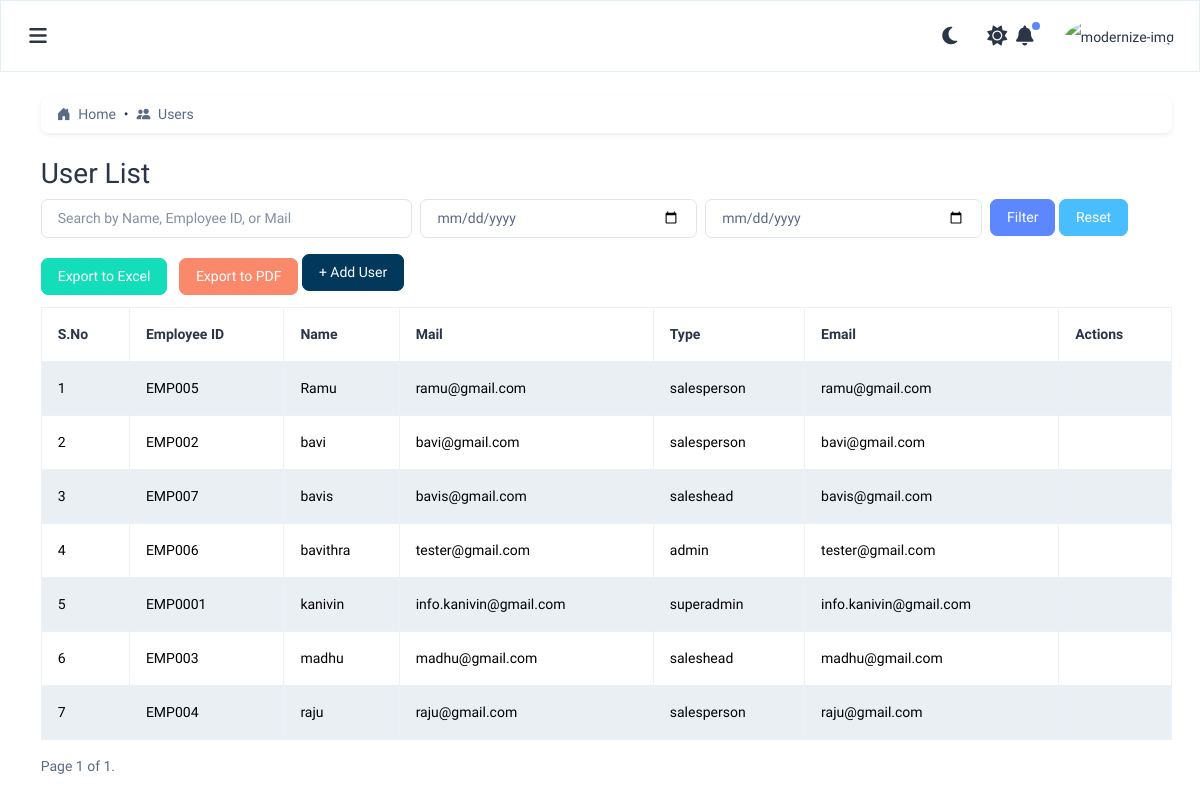
The page /admin-user/ on the database its author committed.
### incentives/models.py (models this page shows, shortened)
class AuditMixin(models.Model):
    created_by = models.CharField(max_length=100, null=True, blank=True)
    updated_by = models.CharField(max_length=100, null=True, blank=True)
    created_at = models.DateTimeField(default=timezone.now)
    updated_at = models.DateTimeField(auto_now=True)
    class Meta:
        abstract = True

class UserProfile(AuditMixin):
    fullname = models.CharField(max_length=100)
    phone = models.CharField(max_length=15)
    mail_id = models.EmailField(unique=True)
    password = models.CharField(max_length=100)
    user_type = models.ForeignKey(Role, on_delete=models.SET_NULL, null=True, verbose_name="Role")
    team_head = models.ForeignKey(
        'self',
        on_delete=models.SET_NULL,
        null=True,
        blank=True,
        related_name='salespersons',  # Reverse relation: manager.salespersons.all()
        verbose_name="Reports To"
    )
    doj = models.DateField(verbose_name="Date of Joining")
    employee_id = models.CharField(max_length=50, unique=True)
    enable_login = models.BooleanField(default=True)
    coordinator = models.BooleanField(default=True)

class Role(AuditMixin):
    name = models.CharField(max_length=50, unique=True)
    is_selectable = models.BooleanField(default=True)  # Hide 'superadmin' from UI

### incentives/views.py (the view)
# urls.py: path('admin-user/', views.user_list, name='user_list'),
def user_list(request):
    search_query = request.GET.get('search', '').strip()
    start_date = request.GET.get('start_date', '').strip()
    end_date = request.GET.get('end_date', '').strip()
    users = UserProfile.objects.all().order_by('fullname')
    if search_query:
        users = users.filter(
            Q(fullname__icontains=search_query) |
            Q(employee_id__icontains=search_query) |
            Q(mail_id__icontains=search_query)
        )
    if start_date:
        users = users.filter(created_at__gte=start_date)
    if end_date:
        users = users.filter(created_at__lte=end_date)
    from django.core.paginator import Paginator
    paginator = Paginator(users, 10)
    page_number = request.GET.get('page')
    page_obj = paginator.get_page(page_number)
    context = {
        'page_obj': page_obj,
        'search_query': search_query,
        'start_date': start_date,
        'end_date': end_date,
    }
    return render(request, 'owner/users/user_list.html', context)

### incentives/templatetags/permissions_tags.py (called while the page is built)
@register.filter
def has_any_permission(permissions, value):
    try:
        module, action = [s.strip() for s in value.split(",")]
        return permissions.get((module, action), False)
    except ValueError:
        return False

### incentives/templates/owner/users/user_list.html (shortened to what this page needs)
{% extends 'layouts/layout.html' %}
{% load static %}
{% load permissions_tags %}
{% load form_filters %}
{% block content %}
<div class="card mb-4 shadow-sm">
  <div class="card-body py-2 px-3">
    <nav aria-label="breadcrumb">
      <ol class="breadcrumb mb-0">
        <li class="breadcrumb-item">
          <a href="{% url 'admin_dashboard' %}" class="text-decoration-none text-primary">
            <i class="bi bi-house-door-fill me-1"></i> Home
          </a>
        </li>
        <li class="breadcrumb-item active" aria-current="page">
          <i class="bi bi-people-fill me-1"></i> Users
        </li>
      </ol>
    </nav>
  </div>
</div>
<h2>User List</h2>
<form method="get" class="row g-2 mb-3">
  <div class="col-md-4">
    <input type="text" name="search" value="{{ search_query }}" class="form-control" placeholder="Search by Name, Employee ID, or Mail">
  </div>
  <div class="col-md-3">
    <input type="date" name="start_date" value="{{ start_date }}" class="form-control" placeholder="Start Date">
  </div>
  <div class="col-md-3">
    <input type="date" name="end_date" value="{{ end_date }}" class="form-control" placeholder="End Date">
  </div>
  <div class="col-md-2">
    <button type="submit" class="btn btn-primary">Filter</button>
    <a href="{% url 'user_list' %}" class="btn btn-secondary">Reset</a>
  </div>
</form>
<a href="{% url 'user_export_xlsx' %}?search={{ search_query }}&start_date={{ start_date }}&end_date={{ end_date }}" class="btn btn-success mb-2 me-2">Export to Excel</a>
<a href="{% url 'user_export_pdf' %}?search={{ search_query }}&start_date={{ start_date }}&end_date={{ end_date }}" class="btn btn-danger mb-2">Export to PDF</a>
<a class="btn btn-custom mb-3" href="{% url 'user_create' %}">+ Add User</a>
<div class="table-responsive">
  <table class="table table-bordered table-striped align-middle">
    <thead>
      <tr>
        <th>S.No</th>
        <th>Employee ID</th>
        <th>Name</th>
        <th>Mail</th>
        <th>Type</th>
        <th>Email</th>
        <th>Actions</th>
      </tr>
    </thead>
    <tbody>
      {% for user in page_obj %}
      <tr>
        <td>{{ forloop.counter }}</td>
        <td>{{ user.employee_id }}</td>
        <td>{{ user.fullname }}</td>
        <td>{{ user.mail_id }}</td>
        <td>{{ user.user_type.name }}</td>
        <td>{{ user.mail_id }}</td>
        <td>
        </td>
      </tr>
      {% empty %}
      <tr>
        <td colspan="7" class="text-center">No users found.</td>
      </tr>
      {% endfor %}
    </tbody>
  </table>
</div>
<div class="pagination">
  <span class="step-links">
    <span class="current">
      Page {{ page_obj.number }} of {{ page_obj.paginator.num_pages }}.
    </span>
  </span>
</div>
{% endblock %}

### incentives/static/css/main.css (style rules this page uses)
:root { --theme-color: #02385c; --secondary-color:#017d91; --text-color: #ffffffba; --shadow-color:#017d911f; }
.btn-custom { --bs-btn-color: #fff; --bs-btn-bg: var(--theme-color); --bs-btn-border-color: var(--theme-color); --bs-btn-hover-color: #fff; --bs-btn-hover-bg: var(--theme-color); --bs-btn-hover-border-color: var(--theme-color); --bs-btn-focus-shadow-rgb: 255, 186, 65; --bs-btn-active-color: #fff; --bs-btn-active-bg: var(--theme-color); --bs-btn-active-border-color: var(--theme-color); --bs-btn-active-shadow: inset 0 3px 5px rgba(0, 0, 0, 0.125); --bs-btn-disabled-color: #fff; --bs-btn-disabled-bg: var(--theme-color); --bs-btn-disabled-border-color: var(--theme-color); }
.text-primary { --bs-text-opacity: 1; color: rgba(var(--theme-color), var(--bs-text-opacity)) !important; }

### rows shown on the page
UserProfile: employee_id "EMP005", fullname "Ramu", mail_id "ramu@gmail.com", user_type.name "salesperson"
UserProfile: employee_id "EMP002", fullname "bavi", mail_id "bavi@gmail.com", user_type.name "salesperson"
UserProfile: employee_id "EMP007", fullname "bavis", mail_id "bavis@gmail.com", user_type.name "saleshead"
UserProfile: employee_id "EMP006", fullname "bavithra", mail_id "tester@gmail.com", user_type.name "admin"
UserProfile: employee_id "EMP0001", fullname "kanivin", mail_id "info.kanivin@gmail.com", user_type.name "superadmin"
UserProfile: employee_id "EMP003", fullname "madhu", mail_id "madhu@gmail.com", user_type.name "saleshead"
UserProfile: employee_id "EMP004", fullname "raju", mail_id "raju@gmail.com", user_type.name "salesperson"

### other values the page prints
{{ page_obj.number }} "1"
{{ page_obj.paginator.num_pages }} "1"
